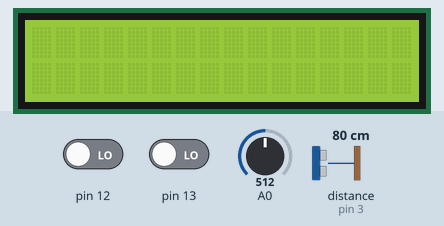
Recording of a sketch running on a simulated Arduino Uno, built with avr-gcc and run on an emulated ATmega328P. Shown: 16×2 character LCD. The test bench sets the inputs (shaded band); at power-on: pin 12 LOW, pin 13 LOW, distance to the obstacle (sensor on pin 3) 80 cm, A0 = 512. The echo pulse lasts 58.3 µs per cm; what the sketch prints to the serial monitor is not drawn.

Above: at 1.2 s.
1.3 s: pin 12 driven HIGH
At 2.0 s:
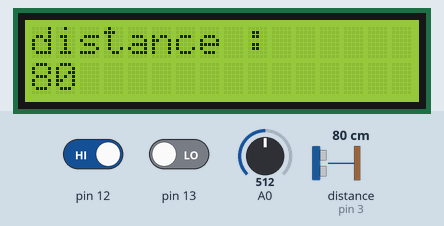
2.8 s: pin 13 driven HIGH
At 3.9 s:
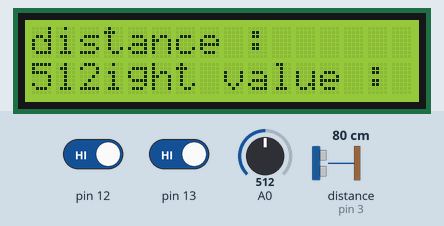
5.8 s: distance to the obstacle (sensor on pin 3) set to 2 cm
At 8.2 s:
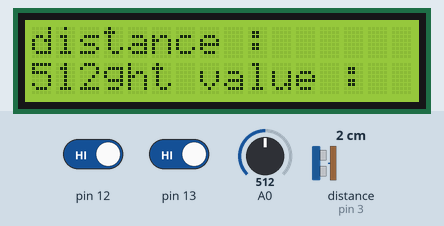
8.8 s: A0 set to 105
At 10.1 s:
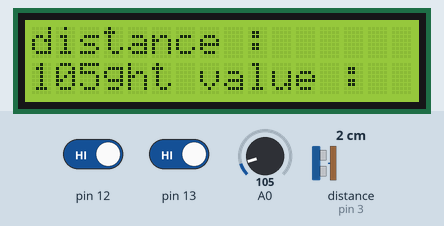
11.8 s: A0 set to 93
At 14.3 s:
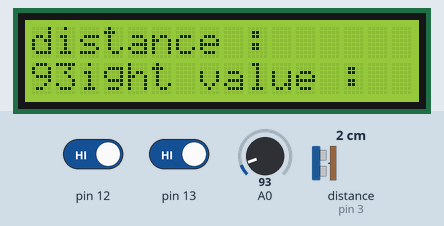
14.8 s: distance to the obstacle (sensor on pin 3) set to 18 cm
At 18.4 s:
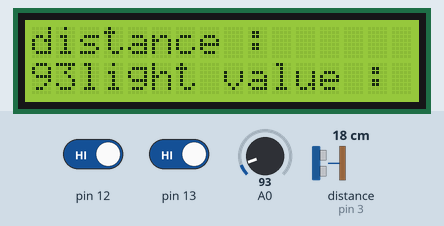
Timing chart, 0 to 18.8 s (numbered marks = the images above; inputs shaded):
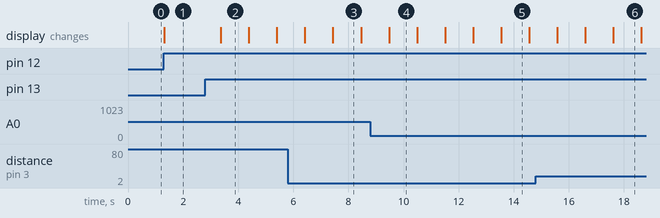

The sketch:

lcd_ultrasonic_lightsensor.ino
```cpp
// Quiz) 거리센서, 조도센서 연결
// 버튼 1번 : LCD에 거리센서 값
// 버튼 2번 : LCD에 조도센서 값

#include <Wire.h>
#include <LiquidCrystal_I2C.h>
LiquidCrystal_I2C lcd(0x27, 16, 2);

int btnUltrasonic;
int btnLightsensor;

int trig_pin = 2;
int echo_pin = 3;

void setup() {
  Serial.begin(9600);
  pinMode(12, INPUT);
  pinMode(13, INPUT);

  pinMode(trig_pin, OUTPUT);
  pinMode(echo_pin, INPUT);

  lcd.begin();
  lcd.backlight();
}

void loop() {
  lcd.clear();
  lcd.home();
  btnUltrasonic = digitalRead(12);
    Serial.println(btnUltrasonic);

  if ( btnUltrasonic == HIGH ) {
          Serial.print("ultra");

    lcd.print("distance : ");

    digitalWrite(trig_pin, HIGH);
    delayMicroseconds(10);
    digitalWrite(trig_pin, LOW);
    long duration = pulseIn(echo_pin, HIGH);
    long distance = duration / 58.2;

    lcd.setCursor(0,1);
    lcd.print(distance);
    Serial.print(distance);
    delay(1000);
  }

  btnLightsensor = digitalRead(13);
  Serial.println(btnLightsensor);
  if ( btnLightsensor == HIGH ) {
    lcd.print("light value : ");
    int light = analogRead(A0);
    lcd.setCursor(0,1);
    lcd.print(light);
    delay(1000);
  }
}
```

Measured:
- the behaviour switches between 100 and 99 on A0 (found by bisection; images 4 and 5)
- after the input at 1.3 s, the display: changes at once (image 1)
- after the input at 2.8 s, the display: changes after 0.56 s (image 2)
- after the input at 5.8 s, the display: first changes after 0.62 s (image 3 shows a later state)
- after the input at 8.8 s, the display: changes after 0.67 s (image 4)
- after the input at 11.8 s, the display: first differs from a run without the input after 1.7 s (image 5)
- after the input at 14.8 s, the display: first differs from a run without the input after 1.8 s (image 6 shows a later state)
